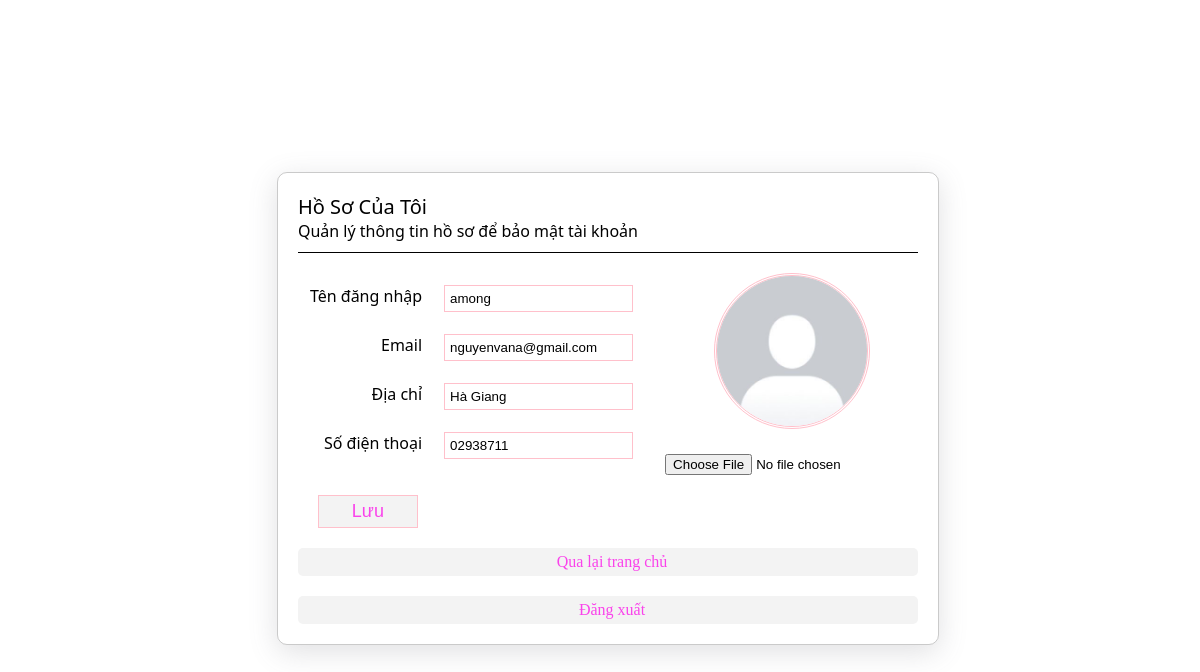
Screenshot of /views/layouts/profileKhachhang.php (signed in) with the database file from the repository.
### tables this page shows
CREATE TABLE `khachhang` (
  `id` int(11) NOT NULL,
  `username` text NOT NULL,
  `passw` text NOT NULL,
  `email` text NOT NULL,
  `addr` text NOT NULL,
  `sdt` text NOT NULL,
  `avatar_user` text NOT NULL,
  `notes` varchar(200) NOT NULL
);

### controllers/customer/controllerViewInfo.php (called while the page is built, shortened)
<?php
$conn = new mysqli(DB_HOST, DB_USERNAME, DB_PASSWORD, DB_DATABASE);
$conn->set_charset("utf8");
$id_users = $_SESSION['user_id'];
$sql = "SELECT * FROM khachhang WHERE id = ?";
$stmt = $conn->prepare($sql);
$stmt->bind_param("i", $id_users);
$stmt->execute();
$result = $stmt->get_result();
if ($result->num_rows > 0) {
    $row = $result->fetch_assoc();
    $username = $row['username'];
    $avatar = $row['avatar_user'];
    if ($avatar == '') {
        $avatar = 'none.jpg';
    }
    $email = $row['email'];
    $address = $row['addr'];
    $phone = $row['sdt'];
} else {
    header("Location: " . BASE_URL . "views/layouts/profileKhachhang.php");
    exit();
}

### views/layouts/profileKhachhang.php (the view, shortened to what this page needs)
<?php
include '../../controllers/customer/controllerViewInfo.php';
?>
<!DOCTYPE html>
<html lang="en">
<head>
    <link rel="stylesheet" href="<?=BASE_URL?>css/customers/profile.css">
</head>
<body>
    <div class="main">
        <form id="profileForm">
            <div class="span_title">
                <span class="title1">Hồ Sơ Của Tôi</span>
                <span class="title2">Quản lý thông tin hồ sơ để bảo mật tài khoản</span>
            </div>
            <div class="change_info">
                <div class="left_change">
                    <table>
                        <tr>
                            <td class="akwau">
                                <label for="username">Tên đăng nhập</label>
                            </td>
                            <td>
                                <input type="text" id="username" name="username" value="<?php echo $username; ?>" required>
                            </td>
                        </tr>
                        <tr>
                            <td class="akwau">
                                <label for="email">Email</label>
                            </td>
                            <td>
                                <input type="email" id="email" name="email" value="<?php echo $email; ?>" required>
                            </td>
                        </tr>
                        <tr>
                            <td class="akwau">
                                <label for="address">Địa chỉ</label>
                            </td>
                            <td>
                                <input type="text" id="address" name="address" value="<?php echo $address; ?>" required>
                            </td>
                        </tr>
                        <tr>
                            <td class="akwau">
                                <label for="phone">Số điện thoại</label>
                            </td>
                            <td>
                                <input type="tel" id="phone" name="phone" value="<?php echo $phone; ?>" required>
                            </td>
                        </tr>
                    </table>
                </div>
                <div class="right_change">
                    <div class="avatar">
                        <a href="https://nino.is-a.dev/"><img src="<?= BASE_URL ?>upload/avt/<?php echo $avatar; ?>" alt=""></a>
                        <input type="file" id="avatar" name="avatar">
                    </div>
                </div>
            </div>
            <button class="btn_save" type="submit">Lưu</button>
        </form>
        <a class="back_to_home" href="<?= BASE_URL ?>views/layouts/home.php">
            <ion-icon name="chevron-back-outline"></ion-icon>&nbsp;
            Qua lại trang chủ
        </a>
        <a class="back_to_home" href="<?= BASE_URL ?>views/layouts/loginOnline.php">
            <ion-icon name="log-out-outline"></ion-icon>&nbsp;
            Đăng xuất
        </a>
    </div>
</body>
</html>

### css/customers/profile.css (style rules this page uses)
body { width: 100vw; height: 100vh; display: flex; justify-content: center; align-items: center; }
.main { border: 1px solid rgba(85, 85, 85, 0.308); border-radius: 2px; box-shadow: rgba(100, 100, 111, 0.2) 0px 7px 29px 0px; padding: 20px; border-radius: 10px; }
#profileForm { display: flex; flex-direction: column; font-family: 'Segoe UI', Tahoma, Geneva, Verdana, sans-serif; margin-bottom: 10px; }
div.span_title { display: flex; flex-direction: column; margin-bottom: 20px; padding-bottom: 10px; border-bottom: 1px solid black; }
.span_title .title1 { font-size: 20px; }
.change_info { display: flex; justify-content: space-between; margin: auto auto 20px auto; }
.left_change { display: flex; flex-direction: column; margin-right: 20px; }
td { padding: 10px; }
.akwau { float: right; }
.left_change input { padding: 5px; border: 1px solid pink; }
.right_change .avatar { display: flex; flex-direction: column; align-items: center; }
.right_change img { border-radius: 50%; width: 150px; margin-bottom: 20px; border: 3px double pink; }
.btn_save { width: 100px; margin-left: 20px; padding: 5px; font-size: 18px; background-color: rgb(243, 243, 243); color: rgb(250, 67, 235); border: 1px solid pink; }
.back_to_home { margin-top: 20px; text-decoration: none; padding: 5px 10px; background-color: rgb(243, 243, 243); color: rgb(250, 67, 235); border-radius: 5px; font-size: 16px; display: flex; justify-content: center; align-items: center; }

### rows the page displays
khachhang: username "among", email "nguyenvana@gmail.com", address "Hà Giang", phone "02938711"
